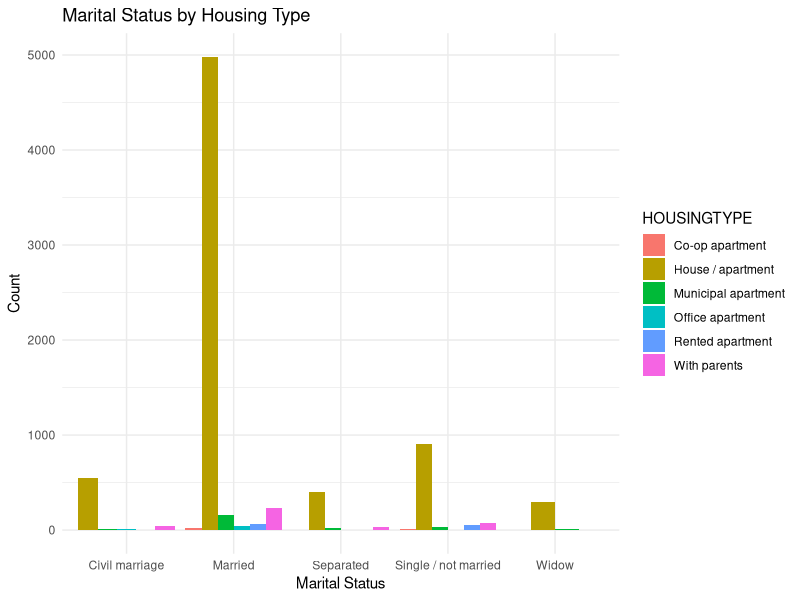
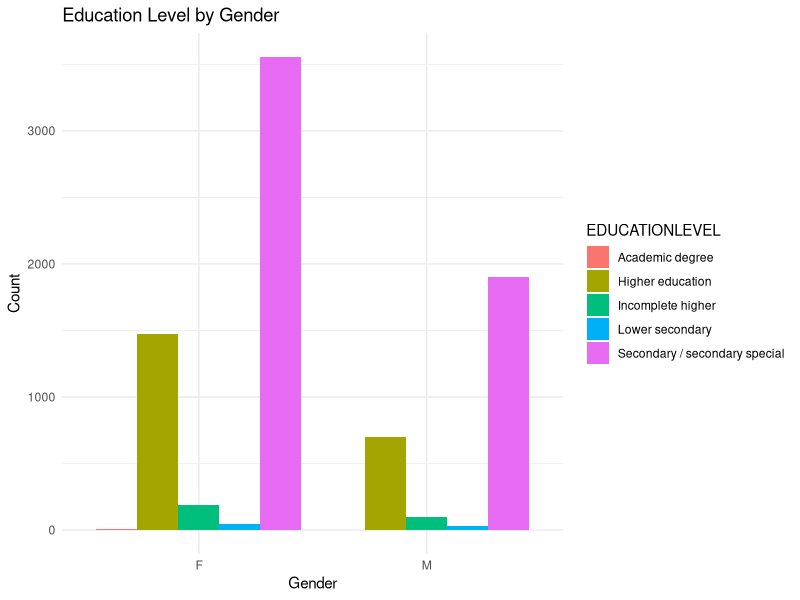
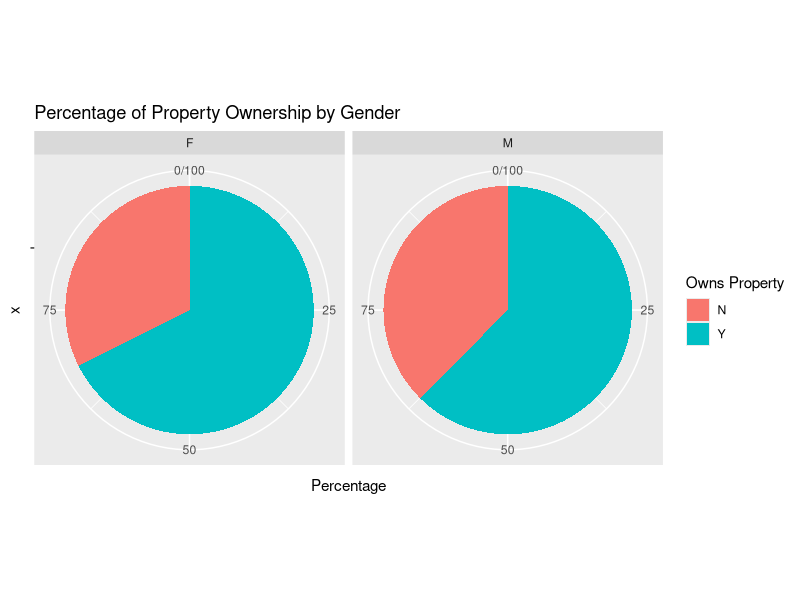
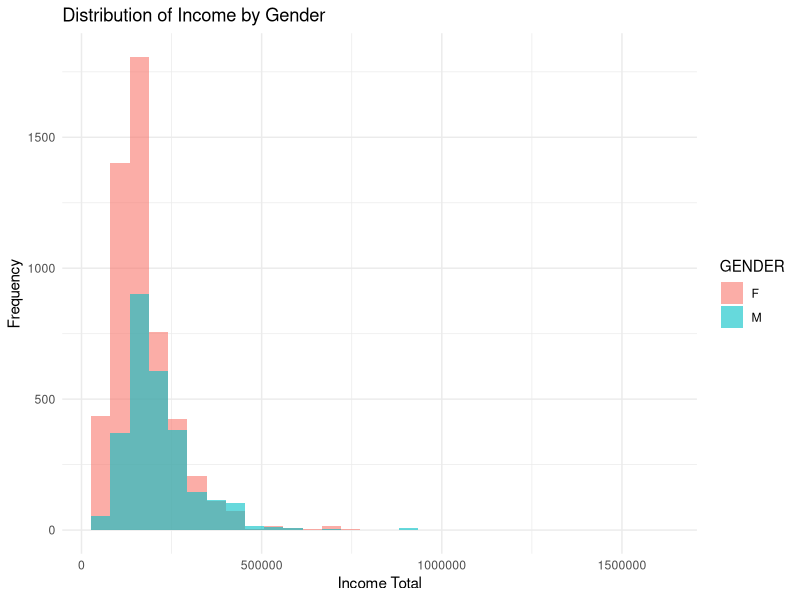
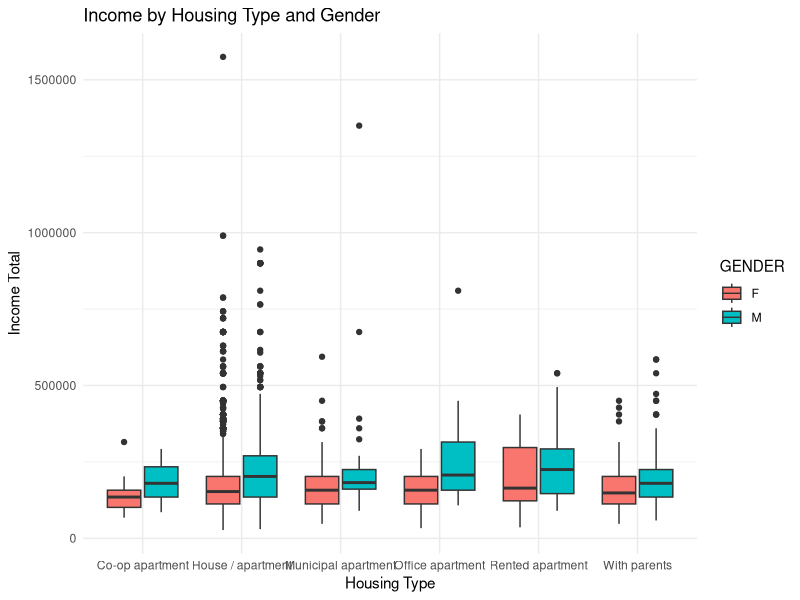

R code for these plots, in order:
# Load necessary libraries
library(dplyr)
library(ggplot2)
library(readr)
library(psych)
library(car)
library(stats)

# Load data
data <- read.csv("BankCustomerData_Dataset.csv")

# Data Validation and Basic Data Exploration
# Checking data structure
str(data)

print("Missing data by column:")
colSums(is.na(data))
data <- data[!duplicated(data), ]

#### plot representing house type in relation with martial status ####
ggplot(data, aes(x = MARITALSTATUS, fill = HOUSINGTYPE)) +
  geom_bar(position = "dodge") +
  labs(title = "Marital Status by Housing Type",
       x = "Marital Status",
       y = "Count") +
  theme_minimal()
# Summary statistics for numeric columns
summary_stats <- data %>%
  select(CHILDRENCOUNT, INCOMETOTAL, FAMSIZE) %>%
  summary()
print("Summary statistics for numeric columns:")
print(summary_stats)

# Descriptive Analysis and Visualizations
# Frequency table for categorical data
categorical_vars <- c("GENDER", "EDUCATIONLEVEL", "OWNPROPERTY", "MARITALSTATUS", "HOUSINGTYPE")

for (var in categorical_vars) {
  cat("\nFrequency distribution for", var, ":\n")
  print(table(data[[var]]))
}

# Visualization: Bar chart of EDUCATIONLEVEL by GENDER
ggplot(data, aes(x = GENDER, fill = EDUCATIONLEVEL)) +
  geom_bar(position = "dodge") +
  labs(title = "Education Level by Gender", x = "Gender", y = "Count") +
  theme_minimal()

# Visualization: Pie chart of OWNPROPERTY by GENDER
prop_data <- data %>%
  group_by(GENDER, OWNPROPERTY) %>%
  summarize(count = n()) %>%
  mutate(percentage = count / sum(count) * 100)

ggplot(prop_data, aes(x = "", y = percentage, fill = OWNPROPERTY)) +
  geom_bar(stat = "identity", width = 1) +
  coord_polar("y") +
  facet_wrap(~ GENDER) +
  labs(title = "Percentage of Property Ownership by Gender", y = "Percentage", fill = "Owns Property")

# Histogram of Income by Gender
ggplot(data, aes(x = INCOMETOTAL, fill = GENDER)) +
  geom_histogram(alpha = 0.6, bins = 30, position = "identity") +
  labs(title = "Distribution of Income by Gender", x = "Income Total", y = "Frequency") +
  theme_minimal()

# Box plot of INCOMETOTAL by HOUSINGTYPE and GENDER
ggplot(data, aes(x = HOUSINGTYPE, y = INCOMETOTAL, fill = GENDER)) +
  geom_boxplot() +
  labs(title = "Income by Housing Type and Gender", x = "Housing Type", y = "Income Total") +
  theme_minimal()

# ANOVA Analysis

# One-Way ANOVA on Housing Type
#anova_housing <- aov(INCOMETOTAL ~ HOUSINGTYPE, data = data)
#summary(anova_housing)
#TukeyHSD(anova_housing)

# One-Way ANOVA with Blocking Variable (Credit Status)
#anova_blocking <- aov(INCOMETOTAL ~ HOUSINGTYPE + CREDITSTATUS, data = data)
#summary(anova_blocking)

# Post-Hoc Comparisons for Housing Type
#pairwise.t.test(data$INCOMETOTAL, data$HOUSINGTYPE, p.adjust.method = "bonferroni")

# One-Way ANOVA on Education Level
#anova_education <- aov(INCOMETOTAL ~ EDUCATIONLEVEL, data = data)
#summary(anova_education)
#TukeyHSD(anova_education)

# Non-parametric Tests
# Distribution Examination for Housing Type
#library(FSA)
#hist(data$INCOMETOTAL, main = "Distribution of Income by Housing Type", xlab = "Income Total")
#qqnorm(data$INCOMETOTAL)
#qqline(data$INCOMETOTAL)

# Kruskal-Wallis Test for Housing Type
#kruskal.test(INCOMETOTAL ~ HOUSINGTYPE, data = data)

# Kruskal-Wallis Test for Education Level
#kruskal.test(INCOMETOTAL ~ EDUCATIONLEVEL, data = data)
